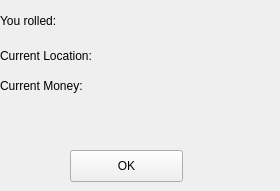
     <widget class="QWidget" name="page">
      <widget class="QLabel" name="label_50">
       <property name="geometry">
        <rect>
         <x>100</x>
         <y>40</y>
         <width>171</width>
         <height>31</height>
        </rect>
       </property>
       <property name="text">
        <string/>
       </property>
      </widget>
      <widget class="QLabel" name="label_51">
       <property name="geometry">
        <rect>
         <x>0</x>
         <y>40</y>
         <width>111</width>
         <height>31</height>
        </rect>
       </property>
       <property name="text">
        <string>Current Location:</string>
       </property>
      </widget>
      <widget class="QLabel" name="label_52">
       <property name="geometry">
        <rect>
         <x>100</x>
         <y>0</y>
         <width>61</width>
         <height>31</height>
        </rect>
       </property>
       <property name="text">
        <string/>
       </property>
      </widget>
      <widget class="QLabel" name="label_53">
       <property name="geometry">
        <rect>
         <x>0</x>
         <y>0</y>
         <width>81</width>
         <height>41</height>
        </rect>
       </property>
       <property name="text">
        <string>You rolled:</string>
       </property>
      </widget>
      <widget class="QLabel" name="label_54">
       <property name="geometry">
        <rect>
         <x>0</x>
         <y>70</y>
         <width>111</width>
         <height>31</height>
        </rect>
       </property>
       <property name="text">
        <string>Current Money:</string>
       </property>
      </widget>
      <widget class="QLabel" name="label_55">
       <property name="geometry">
        <rect>
         <x>80</x>
         <y>70</y>
         <width>131</width>
         <height>31</height>
        </rect>
       </property>
       <property name="text">
        <string/>
       </property>
      </widget>
      <widget class="QPushButton" name="pushButton_14">
       <property name="geometry">
        <rect>
         <x>70</x>
         <y>150</y>
         <width>113</width>
         <height>32</height>
        </rect>
       </property>
       <property name="text">
        <string>OK</string>
       </property>
      </widget>
     </widget>
